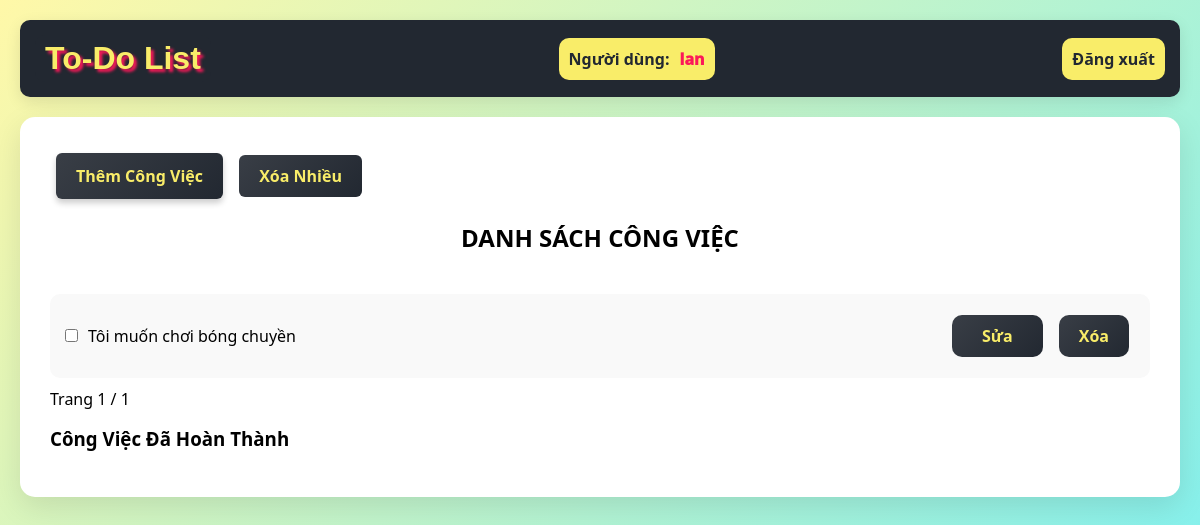
Page /tasks (signed in) on the earlier database version.
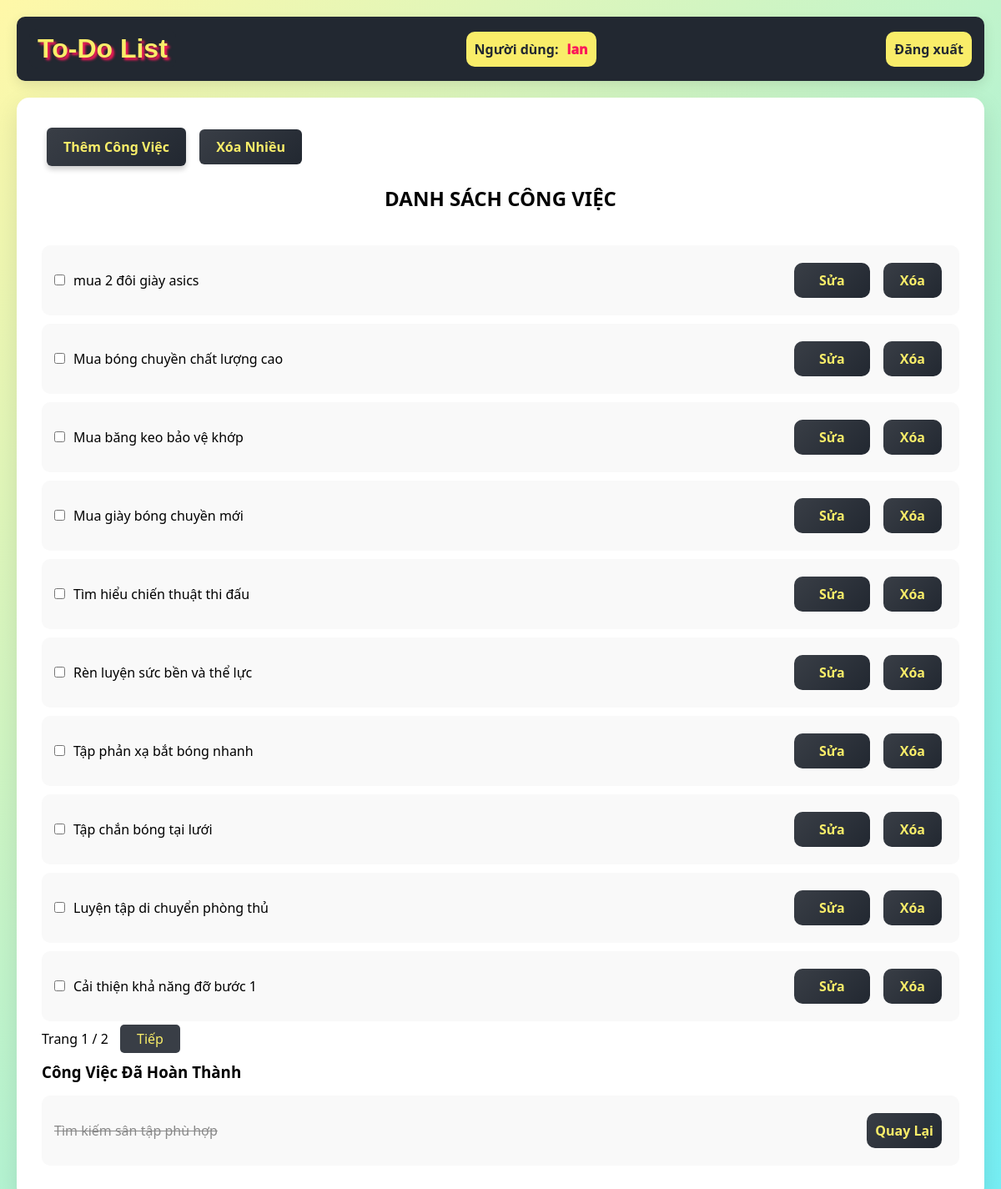
Same page on the later database version.
### tables this page shows
CREATE TABLE user (
  id INTEGER PRIMARY KEY,
  email TEXT UNIQUE NOT NULL,
  username TEXT UNIQUE NOT NULL,
  password TEXT NOT NULL,
  role TEXT NOT NULL DEFAULT 'user',
  blocked INTEGER NOT NULL DEFAULT 0
);

CREATE TABLE todo (
  id INTEGER PRIMARY KEY AUTOINCREMENT,
  user_id INTEGER NOT NULL,
  title TEXT NOT NULL,
  completed INTEGER NOT NULL DEFAULT 0,
  FOREIGN KEY (user_id) REFERENCES user (id)
);

### flaskr/blog.py (the view)
@bp.route('/tasks')
@login_required
def index():
    db = get_db()
    page = request.args.get('page', 1, type=int)
    per_page = 10  # Số công việc hiển thị trên mỗi trang
    offset = (page - 1) * per_page
    todos = db.execute(
        'SELECT * FROM todo WHERE user_id = ? AND completed = 0 ORDER BY id DESC LIMIT ? OFFSET ?',
        (g.user['id'], per_page, offset)
    ).fetchall()
    total_todos = db.execute(
        'SELECT COUNT(*) FROM todo WHERE user_id = ? AND completed = 0',
        (g.user['id'],)
    ).fetchone()[0]
    total_pages = (total_todos + per_page - 1) // per_page  # Tính tổng số trang
    completed_todos = db.execute(
        'SELECT * FROM todo WHERE user_id = ? AND completed = 1 ORDER BY id DESC',
        (g.user['id'],)
    ).fetchall()
    return render_template('blog/index.html', todos=todos, completed_todos=completed_todos, page=page, total_pages=total_pages)

### flaskr/auth.py (called while the page is built)
@bp.before_app_request
def load_logged_in_user():
    user_id = session.get('user_id')
    if user_id is None:
        g.user = None
    else:
        g.user = get_db().execute(
            'SELECT * FROM user WHERE id = ?', (user_id,)
        ).fetchone()

def login_required(view):
    @functools.wraps(view)
    def wrapped_view(**kwargs):
        if g.user is None:
            return redirect(url_for('auth.login'))
        return view(**kwargs)
    return wrapped_view

### flaskr/db.py (called while the page is built)
def get_db():
    if 'db' not in g:
        g.db = sqlite3.connect(
            current_app.config['DATABASE'],
            detect_types=sqlite3.PARSE_DECLTYPES
        )
        g.db.row_factory = sqlite3.Row
    return g.db

### flaskr/templates/blog/index.html (shortened to what this page needs)
{% extends "base.html" %}
{% block content %}
    {% if g.user %}
        <a href="{{ url_for('blog.create') }}" class="add-btn">Thêm Công Việc</a>
        <button type="button" id="deleteMultipleBtn" class="delete-btn">Xóa Nhiều</button>
        <h2>DANH SÁCH CÔNG VIỆC</h2>
        <ul class="todo-list" id="todo-list">
            {% for todo in todos %}
                <li class="todo-item {% if todo['completed'] %}completed{% endif %}" id="todo-{{ todo['id'] }}">
                    <div class="checkbox">
                        <input type="checkbox" name="completed"
                            onchange="toggleCompleted({{ todo['id'] }}, this.checked)">
                    </div>
                    <span>{{ todo['title'] }}</span>
                    <div>
                        <button><a href="{{ url_for('blog.update', id=todo['id']) }}">Sửa</a></button>
                        <form action="{{ url_for('blog.delete', id=todo['id']) }}" method="post" style="display:inline;">
                            <button type="submit" class="delete-btn">Xóa</button>
                        </form>
                    </div>
                </li>
            {% endfor %}
        </ul>
        <div class="pagination">
            <span>Trang {{ page }} / {{ total_pages }}</span>
            {% if page < total_pages %}
                <a href="{{ url_for('blog.index', page=page+1) }}" class="next">Tiếp</a>
            {% endif %}
        </div>
        <div class="completed-todo">
            <h3>Công Việc Đã Hoàn Thành</h3>
            <ul class="completed-todo-list" id="completed-list">
                {% for todo in completed_todos %}
                    <li class="todo-item completed" id="todo-{{ todo['id'] }}">
                        <span>{{ todo['title'] }}</span>
                        <button onclick="returnTask({{ todo['id'] }})" class="return-btn">Quay Lại</button>
                    </li>
                {% endfor %}
            </ul>
        </div>
    {% else %}
        <p>Vui lòng <a href="{{ url_for('auth.login') }}">đăng nhập</a> để xem danh sách công việc.</p>
    {% endif %}
{% endblock %}

### flaskr/templates/base.html (shortened to what this page needs)
<!DOCTYPE html>
<html lang="vi">
<head>
    <link rel="stylesheet" href="{{ url_for('static', filename='style.css') }}">
    <link rel="stylesheet" href="https://cdn.jsdelivr.net/npm/bootstrap-icons/font/bootstrap-icons.css">
</head>
<body>
    <nav>
        <h1>
            <a href="{{ url_for('blog.about') }}" class="about-link">
                To-Do List
            </a>
        </h1>
        {% if g.user %}
            <div>
                <p>Người dùng:</p>
                <span>{{ g.user['username'] }}</span>
            </div>
            <a href="{{ url_for('auth.logout') }}">Đăng xuất</a>
        {% else %}
            <a href="{{ url_for('auth.login') }}">Đăng nhập</a>
            <a href="{{ url_for('auth.register') }}">Đăng ký</a>
        {% endif %}
    </nav>
    <section class="content">
        {% block content %}{% endblock %}
    </section>
</body>
</html>

### flaskr/static/style.css (style rules this page uses)
:root { --cyan: #00ADB5; --light_cyan: #18e6e6; --green: #00df64; --black: #393E46; --white: #EEEEEE; --dark: #222831; --yellow: #F9ED69; --orange: #F08A5D; --red: #fb1859; --purple: #6A2C70; }
* { margin: 0; padding: 0; box-sizing: border-box; font-family: 'Segoe UI', Tahoma, Geneva, Verdana, sans-serif; }
body { min-height: 100vh; background: linear-gradient(135deg, #fff8a8, #74eff6); padding: 20px; }
nav { background: var(--dark); padding: 15px; border-radius: 10px; margin-bottom: 20px; display: flex; justify-content: space-between; align-items: center; box-shadow: 0 5px 15px rgba(0, 0, 0, 0.1); color: var(--white); }
nav h1 { color: var(--yellow); font-size: xx-large; font-weight: bold; }
nav div { color: var(--white); display: flex; background-color: var(--yellow); border-radius: 10px; padding: 10px 10px; }
nav div p { margin-right: 10px; font-weight: 600; color: var(--dark); }
nav div span { color: var(--red); font-weight: 1000; }
nav a { color: var(--white); text-decoration: none; border-radius: 10px; padding: 5px 10px; background-color: var(--yellow); color: var(--dark); font-weight: 600; padding: 10px 10px; transition: transform 0.3s ease; }
.content { margin: 0 auto; background: white; padding: 30px; border-radius: 15px; box-shadow: 0 10px 30px rgba(0, 0, 0, 0.1); }
h2 { margin-top: 16px; margin-bottom: 20px; text-align: center; }
form { display: flex; flex-direction: column; justify-content: center; }
button { padding: 10px; background: linear-gradient(135deg, var(--black), var(--dark)); border: none; border-radius: 10px; color: var(--yellow); font-size: 16px; cursor: pointer; transition: transform 0.3s ease; font-weight: 600; margin: 6px; }
.add-btn { display: inline-block; padding: 12px 20px; background: linear-gradient(135deg, var(--black), var(--dark)); border: none; border-radius: 6px; color: var(--yellow); font-size: 16px; font-weight: 600; text-decoration: none; cursor: pointer; transition: all 0.3s ease; margin: 6px; box-shadow: 0 4px 6px rgba(0, 0, 0, 0.2); }
.todo-list { list-style: none; }
.todo-item { display: flex; align-items: center; padding: 15px; background: #f9f9f9; border-radius: 10px; margin-bottom: 10px; }
.todo-item.completed span { text-decoration: line-through; color: #888; }
.todo-item span { flex: 1; margin-right: 15px; }
.todo-item a, .delete-btn { text-decoration: none; color: var(--yellow); padding: 10px 20px; border-radius: 6px; }
.todo-item button.delete-btn { padding: 10px 20px; border-radius: 10px; }
.prev, .next { margin-top: 10px; background-color: var(--black); color: var(--yellow); border-radius: 5px; padding: 6px 20px; margin-right: 10px; text-decoration: none; }
.next { margin-left: 10px; }
.todo-item { opacity: 1; transition: opacity 0.5s ease, transform 0.5s ease; }
.completed-todo { margin-top: 16px; }
h3 { margin-bottom: 16px; }
.about-link { position: relative; color: var(--yellow); text-decoration: none; font-weight: 900; font-family: 'Proza Libre', sans-serif; background-color: var(--dark); text-shadow: 3px 3px 3px var(--red); padding: 5px 10px; display: inline-flex; align-items: center; transition: transform 0.3s ease-in-out; }
.checkbox { margin-right: 10px; }

Differences in the rows shown:
removed todo: title "Tôi muốn chơi bóng chuyền", shown under "DANH SÁCH CÔNG VIỆC"
added todo: title "mua 2 đôi giày asics", shown under "DANH SÁCH CÔNG VIỆC"
added todo: title "Mua bóng chuyền chất lượng cao", shown under "DANH SÁCH CÔNG VIỆC"
added todo: title "Mua băng keo bảo vệ khớp", shown under "DANH SÁCH CÔNG VIỆC"
added todo: title "Mua giày bóng chuyền mới", shown under "DANH SÁCH CÔNG VIỆC"
added todo: title "Tìm hiểu chiến thuật thi đấu", shown under "DANH SÁCH CÔNG VIỆC"
added todo: title "Rèn luyện sức bền và thể lực", shown under "DANH SÁCH CÔNG VIỆC"
added todo: title "Tập phản xạ bắt bóng nhanh", shown under "DANH SÁCH CÔNG VIỆC"
added todo: title "Tập chắn bóng tại lưới", shown under "DANH SÁCH CÔNG VIỆC"
added todo: title "Luyện tập di chuyển phòng thủ", shown under "DANH SÁCH CÔNG VIỆC"
added todo: title "Cải thiện khả năng đỡ bước 1", shown under "DANH SÁCH CÔNG VIỆC"
added todo: title "Tìm kiếm sân tập phù hợp", shown under "Công Việc Đã Hoàn Thành"
Other differences:
{{ total_pages }}: "1" → "2"
text now shown: "Tiếp"
